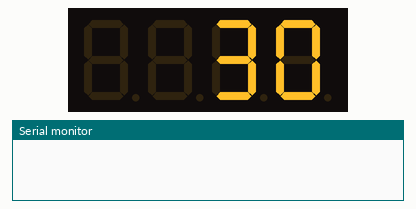
The sketch below on a simulated Arduino Uno, built with avr-gcc and run on an emulated ATmega328P. Shown: 4-digit seven-segment display, the last lines printed to the serial monitor.

Above: at 0.1 s.
At 3.1 s:
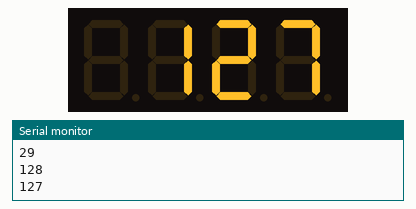
At 7.1 s:
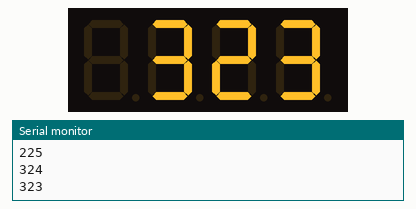
At 15.1 s:
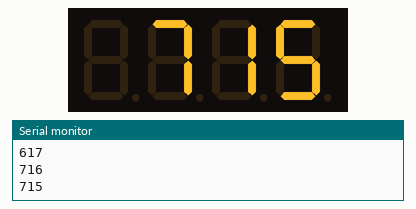
At 22.1 s:
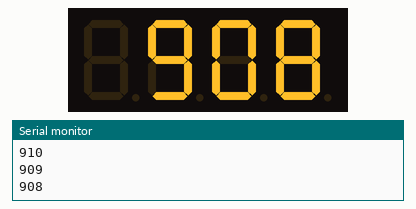
At 30.1 s:
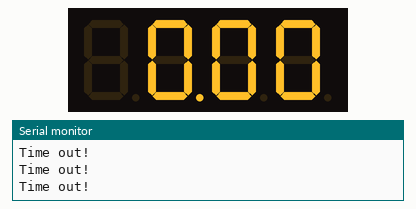

The sketch:

Score_Time_Display.ino
```cpp
#include "SevSeg.h"
SevSeg sevseg; //Initiate a seven segment controller object

int32_t delayStart = 0;
int32_t score = 0;
int32_t time = 1000;
bool delayRunning = true; // not finished yet
int32_t score_timer = 30;


// will be setup in the future to start at the same time
// as other arduino
void setup() {
    byte numDigits = 4;
    byte digitPins[] = {2, 3, 4, 5};
    byte segmentPins[] = {6, 7, 8, 9, 10, 11, 12, 13};
    bool resistorsOnSegments = 0;
    // variable above indicates that 4 resistors were placed on the digit pins.
    // set variable to 1 if you want to use 8 resistors on the segment pins.
    sevseg.begin(COMMON_CATHODE, numDigits, digitPins, segmentPins, resistorsOnSegments);
    sevseg.setBrightness(90);
    delayStart = millis();  // start delay
    Serial.begin(9600);
}
void loop() {
    if (delayRunning) {
    sevseg.setNumber(score_timer, -1);
    sevseg.refreshDisplay(); // Must run repeatedly
    }

    if (!(delayRunning)) {
    sevseg.setNumber(0, 2); // dp seperates score from countdown timer
    sevseg.refreshDisplay();
    Serial.println("Time out!");}

    // countdown timer + score counter
    // score will be incremented by bool from other arduino
    if (delayRunning && ((millis() - delayStart) >= time))
    {
      if (delayRunning && ((millis() - delayStart) >= 30000)) {delayRunning = false;}

      // increment score every 2 s
      // comment out when receiving bool
      if (delayRunning && ((time/1000) % 2 == 0) && score < 9) {score += 1;}

      score_timer = score*100 + (30000 - time)/1000;
      Serial.println(score_timer);

      // increment time passed by 1000 milliseconds
      time += 1000;
    }
}
```

Measured:
- what the display in image 1 shows lasts 1.0 s, from 3.0 s to 4.0 s
